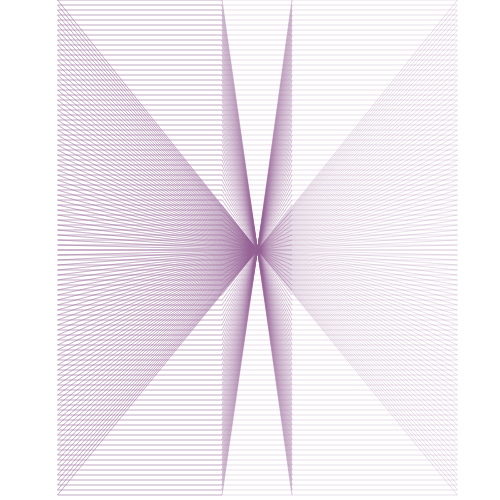
Frame 1 (no input)
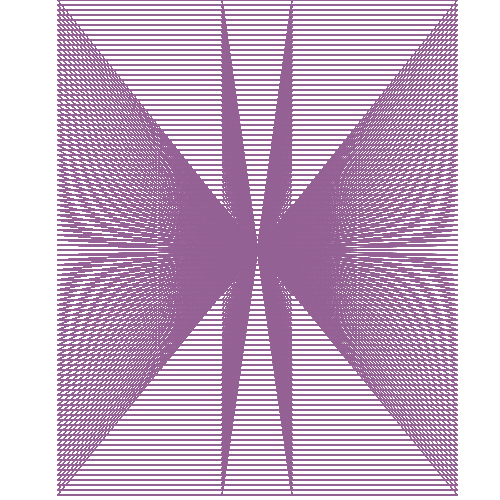
Frame 60 (no input)
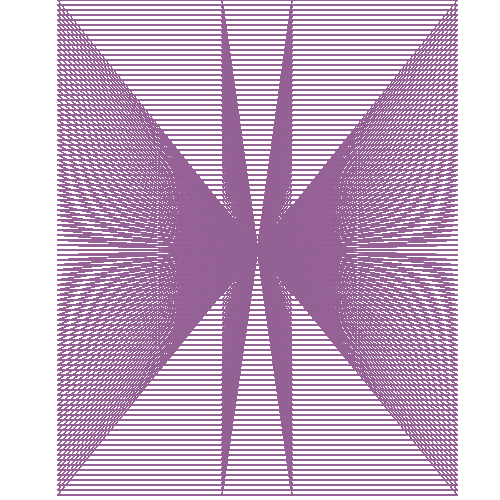
Frame 120 (the mouse pressed at the canvas centre since frame 60)

The p5.js sketch that drew these frames (run headless with seeded random() and noise() and a simulated clock; from frame 60 on, the mouse is pressed at the canvas centre):

// p5.js sketch
// ── sketch.js

function setup() {
  createCanvas(500,500);
  background(255);
  stroke(148,99,146,50);
  noFill();
}

function draw() {
  for (var i=0; i<500; i+=5){
    beginShape(TRIANGLE_FAN);
    vertex(257.5, 250);
    vertex(457.5, i);
    vertex(292, i);
    vertex(57.5, i);
    vertex(222, i);
    vertex(57.5, i);
    endShape();
  }
}
